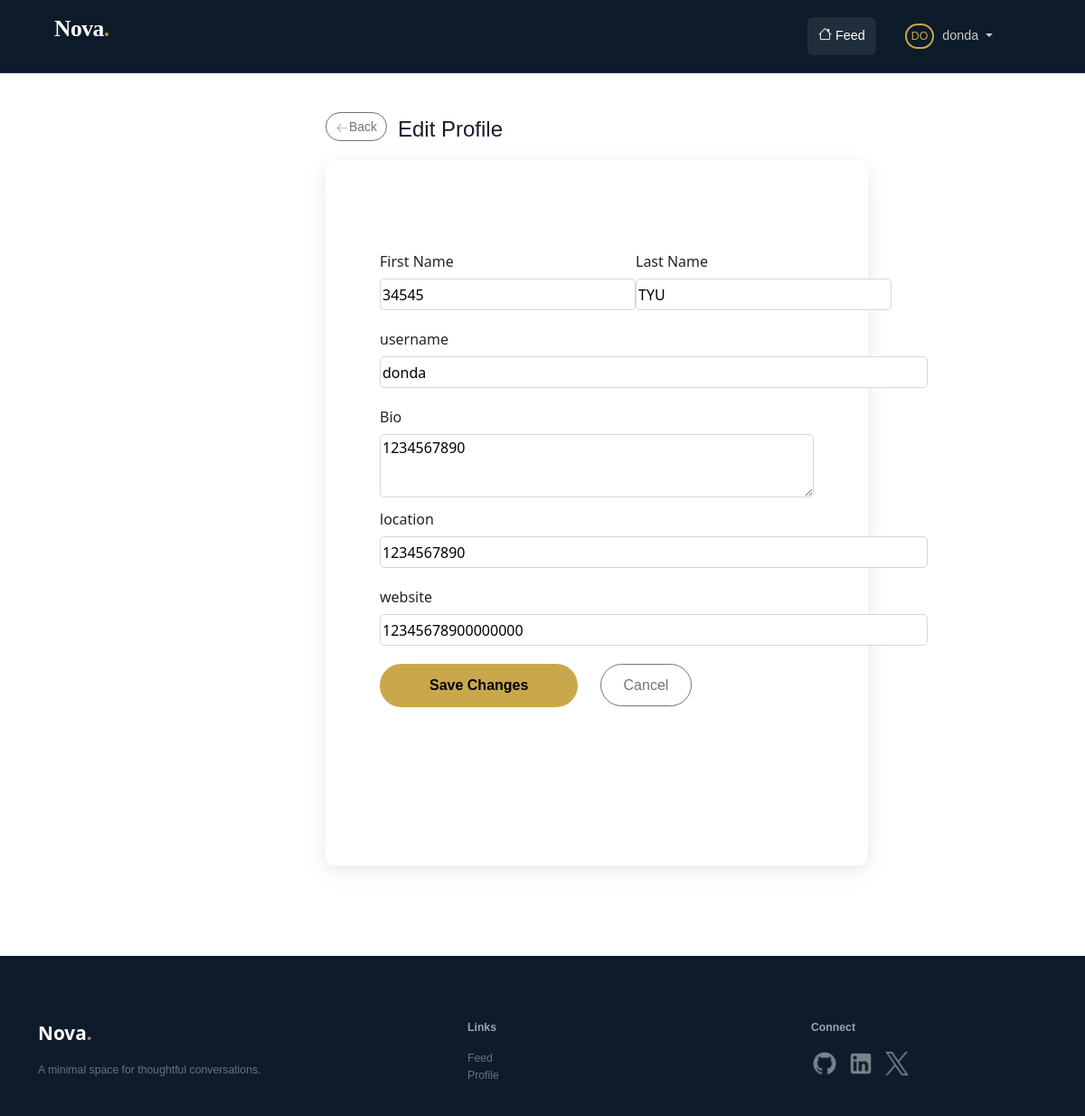
Screenshot of /edit_profile (signed in) with the database file from the repository.
### app/models.py (models this page shows, shortened)
class User(db.Model, UserMixin):
    id = db.Column(db.Integer, primary_key=True)
    first_name = db.Column(db.String(64), index=True)
    last_name = db.Column(db.String(64), index=True)
    username = db.Column(db.String(64), index=True, unique=True)
    email = db.Column(db.String(120), index=True, unique=True)
    bio = db.Column(db.String(140))
    location = db.Column(db.String(64))
    website = db.Column(db.String(120))
    password_hash = db.Column(db.String(128))
    posts = db.relationship('Post', backref='author', lazy='dynamic')
    member_since = db.Column(db.DateTime, default=datetime.utcnow)

### app/routes.py (the view)
@app.route('/edit_profile', methods=['GET', 'POST'])
@login_required
def edit_profile():
    form = EditProfileForm(current_user.username)
    if form.validate_on_submit():
        current_user.username = form.username.data
        current_user.first_name = form.first_name.data
        current_user.last_name = form.last_name.data
        current_user.bio = form.bio.data
        current_user.location = form.location.data
        current_user.website = form.website.data
        db.session.commit()
        flash('Your changes have been saved.')
        return redirect(url_for('edit_profile'))
    elif request.method == 'GET':
        form.username.data = current_user.username
        form.first_name.data = current_user.first_name
        form.last_name.data = current_user.last_name
        form.bio.data = current_user.bio
        form.location.data = current_user.location
        form.website.data = current_user.website
    return render_template('edit_profile.html', title=f'Edit Profile for {current_user.username}', form=form)

### app/forms.py (shortened to what this page needs)
class EditProfileForm(FlaskForm):
    first_name = StringField('First Name')
    last_name = StringField('Last Name')
    username = StringField('username')
    bio = TextAreaField('Bio', render_kw={"placeholder": "Tell the world a little about yourself..."})
    location = StringField('location', render_kw={"placeholder": "Nairobi, Kenya"})
    website = StringField('website', render_kw={"placeholder": "https://yourwebsite.com"})
    submit = SubmitField('Save Changes')
    def __init__(self, original_username, *args, **kwargs) -> None:
        super(EditProfileForm, self).__init__(*args, **kwargs)
        self.original_username = original_username

### app/models.py (called while the page is built)
@login.user_loader
def load_user(id):
    return User.query.get(int(id))

### app/routes.py (called while the page is built)
@app.before_request
def before_request():
    if current_user.is_authenticated:
        current_user.last_seen = datetime.utcnow()
        db.session.commit()

### app/templates/edit_profile.html (shortened to what this page needs)
{% extends 'base.html' %}
{% block content %}
<section class="hero-edit-profile">
    <div class="hero-edit-profile-items">
        <a class="btn-back" href="{{ url_for('profile', username=current_user.username) }}"> <img class="btn-back-icon" src="{{ url_for('static', filename='images/grey-arrow-left-icon.png') }}" alt="">Back</a>
        <p style=" margin-top: -26px; margin-left: 80px; color: rgb(26, 26, 46); font-size: 24px; font-family: sans-serif; font-weight: 500;">  Edit Profile</p>
    </div>
</section>
<section class="main-edit-profile">
    <div class="edit-profile-card">
        <div class="form-body">
            <form action="" method="post" enctype="multipart/form-data" novalidate>
                <div class="name-fields-edit-profile">
                    <div class="field-ep-1">
                        {{ form.first_name.label(class="form-label-edit-profile") }}
                        {{ form.first_name(size=25, class="form-control-edit-profile") }}
                    </div>
                    <div class="field-ep-2">
                        {{ form.last_name.label(class="form-label-edit-profile") }}
                        {{ form.last_name(size=25, class="form-control-edit-profile") }}
                    </div>
                </div>
                {{ form.username.label(class="form-label-edit-profile") }} <br>
                {{ form.username(size=60, class="form-control-edit-profile") }}
                {{ form.bio.label(class="form-label-edit-profile") }} <br>
                {{ form.bio(size=60, class="form-bio") }}
                {{ form.location.label(class="form-label-location") }} <br>
                {{ form.location(size=60, class="form-control-edit-profile") }}
                {{ form.website.label(class="form-label-edit-profile") }} <br>
                {{ form.website(size=60, class="form-control-edit-profile") }}
                <div class="form-submit-edit-profile">
                    {{ form.submit(class="btn-save-changes") }} <a class="btn-cancel-changes" href="{{ url_for('profile', username=current_user.username) }}">Cancel</a>
                </div>
            </form>
        </div>
    </div>
</section>
<section class="footer-pg2">
    <div class="container" style="margin-top: 50px;">
        <div class="row">
            <div class="col-md-5">
                <a class="navbar-brand-footer d-flex">Nova<div style="color: rgb(168, 143, 70);"><p>.</p></div></a>
                <p class="footer-text">A minimal space for thoughtful conversations.</p>
            </div>
            <div class="col-md-4 footer-links footer-text">
                <p class="footer-title">Links</p>
                <ul class="list-unstyled">
                    <li><a href="{{ url_for('feed') }}">Feed</a></li>
                    <li><a href="{{ url_for('profile', username=current_user.username) }}">Profile</a></li>
                </ul>
            </div>
            <div class="col-md-3">
                <p class="footer-title">Connect</p>
                <div class="d-flex justify-content-start">
                    <a class="btn-social" href="#"><img src="{{ url_for('static', filename='images/github-logo.png') }}" alt="GitHub" class="img-fluid"></a>
                    <a class="btn-social" href="#"><img src="{{ url_for('static', filename='images/linkedin-logo.png') }}" alt="LinkedIn" class="img-fluid"></a>
                    <a class="btn-social" href="#"><img src="{{ url_for('static', filename='images/x-logo.png') }}" alt="X" class="img-fluid"></a>
                </div>
            </div>
        </div>
    </div>
</section>
{% endblock %}

### app/templates/base.html (shortened to what this page needs)
<!DOCTYPE html>
<html lang="en">
    <head>
        <link href="https://cdn.jsdelivr.net/npm/bootstrap@5.3.8/dist/css/bootstrap.min.css"
         rel="stylesheet"
>
          <link rel="stylesheet" href="{{ url_for('static', filename='css/styles.css') }}">
    </head>
    <body>
        <div class="navbar">
            <nav class="navbar navbar-expand-lg fixed-top">
                <div class=" nav container-fluid">
                    {% if current_user.is_authenticated %}
                        <a class="navbar-brand d-flex" href="{{ url_for('feed') }}">Nova<div style="color: rgb(168, 143, 70);"><p>.</p></div></a>
                        <div class="collapse navbar-collapse" id="navbarNav">
                            <ul class="navbar-nav me-5 d-flex ms-auto">
                                <div>
                                    <li class="d-flex align-items-center">
                                        <a class="btn-7" aria-current="page" href="{{ url_for('feed') }}">
                                            <img src="{{ url_for('static', filename='images/House-icon.png') }}" alt="Icon" class="nav-icon">
                                            Feed
                                        </a>
                                    </li>
                                </div>
                                <div class="dropdown">
                                    <li class="btn-dropdown_nav dropdown-toggle" role="button" id="dropdownMenuLink" data-bs-toggle="dropdown" aria-expanded="false"
                                            data-bs-toggle="dropdown">
                                        <a class="btn-username" aria-current="page" href="#">{{ current_user.username[:2] | upper }}</a>
                                        {{ current_user.username }}
                                     </li>
                                </div>
                            </ul>
                        </div>
                    {% endif %}
                </div>
            </nav>
        </div>
        {% block content %}{% endblock %}
    </body>
</html>

### app/static/css/styles.css (style rules this page uses)
input::placeholder { color: #888; font-style: italic; font-size: 0.9rem; }
.navbar { background-color: rgb(13, 27, 42); padding-left: 60px; padding-right: 30px; border-bottom: 1px solid; border-color: rgb(30, 49, 71); }
.navbar-brand { font-family: serif; color: white !important; font-weight: 700; font-size: 25.6px; letter-spacing: -0.512px; }
.navbar-brand-footer { color: white !important; font-weight: bold; font-size: 1.3rem; text-decoration: none; }
.btn-social { margin-right: 10px; width: 30px; height: 30px; }
.footer-text { font-family: sans-serif; font-weight: 400; font-size: 12.25px; color: rgb(104, 114, 124); }
.list-unstyled a { color: rgb(104, 114, 124); text-decoration: none; transition: all 0.3s ease; }
.footer-title { font-family: sans-serif; font-weight: 600; font-size: 12.25px; color: RGBA(255, 255, 255, 0.6); }
.form-body { text-align: left; padding: 30px; margin-left: 10px; }
.btn-7 { font-family: sans-serif; font-size: 14.4px; font-weight: 500; color:#ffffff; background-color: rgb(32, 45, 59); text-decoration: none; padding: 5px 12px; padding-top: 10px; padding-bottom: 10px; margin-right: 20px; border-radius: 6px; }
.btn-username { margin-right: 5px; text-decoration: none; padding: 5px 5px; border: 2px solid rgb(200,167,76); border-radius: 43px; font-size: 12.4px; font-weight: 100; color: rgb(200,167,76); }
.nav-icon { width: 15px; height: 15px; margin-bottom: 6px; padding-bottom: 0px; }
.btn-dropdown_nav { border-radius: 8px; background-color: rgb(13, 27, 42); color: #cacaca; font-family: sans-serif; font-size: 14.4px; padding: 10.2px 12px; }
.footer-pg2 { margin-top: 100px; background-color: rgb(13, 27, 42); color: white; padding: 20px 0; }
.hero-edit-profile { margin-top: 110px; margin-left: 30%; }
.btn-back { text-decoration: none; font-size: 14px; font-family: sans-serif; font-weight: 400; color: rgb(108,117,125); border: 1px rgb(108,117,125) solid; border-radius: 40px; padding: 7px 10px; margin-top: 20px; }
.btn-back-icon { width: 15px; height: 15px; }
.main-edit-profile { margin-left: 30%; }
.edit-profile-card { position: center; border-radius: 10px; padding: 50px; height: 780px; margin-bottom: 50px; width: 600px; box-shadow: rgba(17, 17, 26, 0.05) 0px 4px 16px, rgba(17, 17, 26, 0.05) 0px 8px 32px;; }
.name-fields-edit-profile { display: flex; gap: 30px; }
.field-ep-1 { margin-left: 0px; }
.field-ep-2 { margin-right: -50px; }
.form-label-edit-profile { margin-left: -30px; margin-top: 20px; }
.form-control-edit-profile { border-radius: 5px; border: 1px rgb(212, 215, 217) solid; height: 35px; margin-top: 7px; margin-left: -30px; }
.form-bio { border-radius: 5px; border: 1px rgb(212, 215, 217) solid; height: 70px; width: 480px; margin-top: 7px; margin-bottom: 30px; margin-left: -30px; }
.btn-save-changes { background-color: rgb(201,168,76); text-decoration: none; font-size: 16px; font-family: sans-serif; font-weight: 600; color: rgb(0, 0, 0); border: 1px; border-radius: 40px; padding: 12px 55px; margin-left: -30px; margin-top: 20px; transition: all 0.3s ease; }
.btn-cancel-changes { margin-left: 20px; text-decoration: none; font-size: 16px; font-family: sans-serif; font-weight: 400; color: rgb(108,117,125); border: 1px rgb(108,117,125) solid; border-radius: 40px; padding: 14px 25px; margin-top: 20px; }
.form-label-location { margin-left: -480px; }

### rows the page displays
User: username "DO", username "donda", first_name "34545", last_name "TYU", bio "1234567890", location "1234567890", website "12345678900000000"
